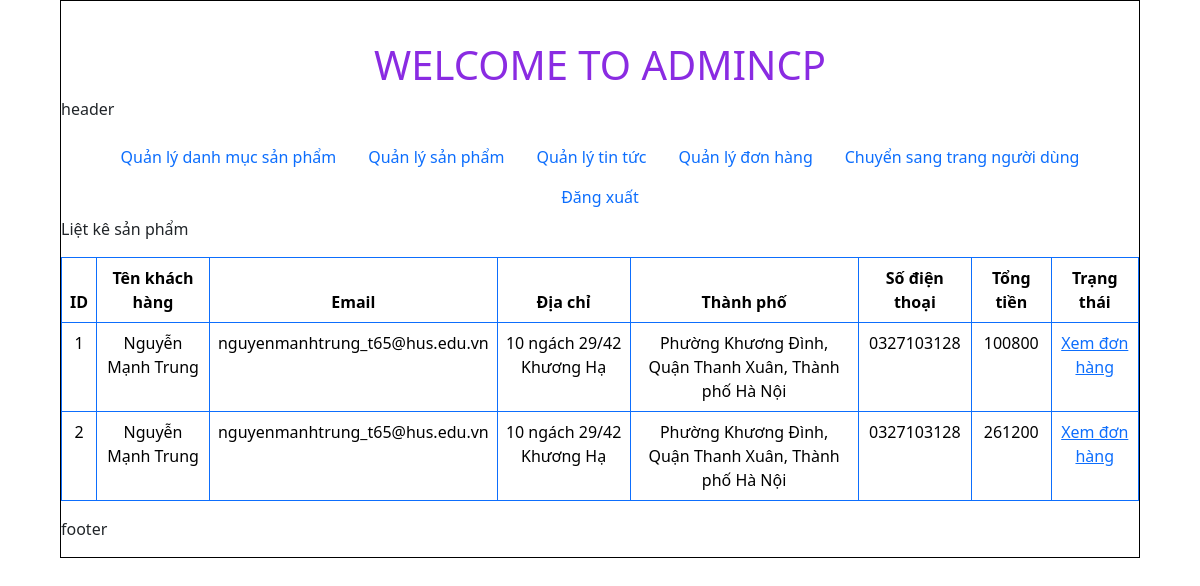
Screenshot of /admincp/index.php?action=quanlydonhang&query=lietke with the database file from the repository.
### tables this page shows
CREATE TABLE `tbl_donhang` (
  `id_donhang` int(11) NOT NULL,
  `ten_kh` varchar(250) NOT NULL,
  `email_kh` varchar(250) NOT NULL,
  `diachi_kh` varchar(250) NOT NULL,
  `thanhpho_kh` varchar(250) NOT NULL,
  `sdt_kh` varchar(250) NOT NULL,
  `tongtien_sanpham` varchar(250) NOT NULL,
  `id` int(11) NOT NULL
);

### admincp/modules/quanlydonhang/lietkedonhang.php (the view)
<?php
$sql_lietke_donhang = "SELECT * FROM tbl_donhang";
$query_lietke_donhang = mysqli_query($conn, $sql_lietke_donhang);
?>
<p>Liệt kê sản phẩm</p>
<center>
  <form method="post" action="modules/quanlysanpham/xuly.php">
    <table class="table table-bordered border-primary" style="text-align: center;">
      <thead>
        <tr>
          <th scope="col">ID</th>
          <th scope="col">Tên khách hàng</th>
          <th scope="col">Email</th>
          <th scope="col">Địa chỉ</th>
          <th scope="col">Thành phố</th>
          <th scope="col">Số điện thoại</th>
          <th scope="col">Tổng tiền</th>
          <th scope="col">Trạng thái</th>
        </tr>
      </thead>
      <tbody>
        <tr>
          <?php
          $i = 0;
          while ($row = mysqli_fetch_array($query_lietke_donhang)) {
            $i++;
          ?>
        <tr>
          <td><?php echo $i ?></td>
          <td><?php echo $row['ten_kh'] ?></td>
          <td><?php echo $row['email_kh'] ?></td>
          <td><?php echo $row['diachi_kh'] ?></td>
          <td><?php echo $row['thanhpho_kh'] ?></td>
          <td><?php echo $row['sdt_kh'] ?></td>
          <td><?php echo $row['tongtien_sanpham'] ?></td>
          <td><a href="?action=quanlydonhang&query=lietkesanpham&id_donhang=<?php echo $row['id_donhang'] ?>">Xem đơn hàng</a></td>
        </tr>
      <?php
          }
      ?>
      </tr>
      </tbody>
    </table>
  </form>
</center>

### rows the page displays
tbl_donhang: ten_kh "Nguyễn Mạnh Trung", email_kh "nguyenmanhtrung_t65@hus.edu.vn", diachi_kh "10 ngách 29/42 Khương Hạ", thanhpho_kh "Phường Khương Đình, Quận Thanh Xuân, Thành phố Hà Nội", sdt_kh "0327103128", tongtien_sanpham "100800"
tbl_donhang: ten_kh "Nguyễn Mạnh Trung", email_kh "nguyenmanhtrung_t65@hus.edu.vn", diachi_kh "10 ngách 29/42 Khương Hạ", thanhpho_kh "Phường Khương Đình, Quận Thanh Xuân, Thành phố Hà Nội", sdt_kh "0327103128", tongtien_sanpham "261200"
